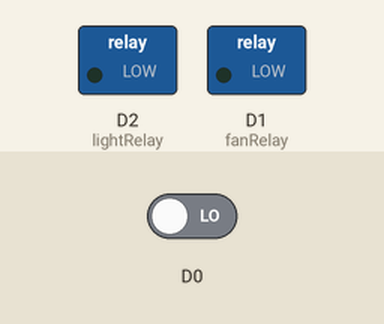
This sketch was run on a simulated ESP8266 (NodeMCU). Shown: switched loads named in the sketch (green lamp = pin HIGH). The inputs (shaded band) are chosen by the test bench; at power-on: D0 LOW.

Above: at 1.2 s.
1.3 s: D0 driven HIGH
At 2.1 s:
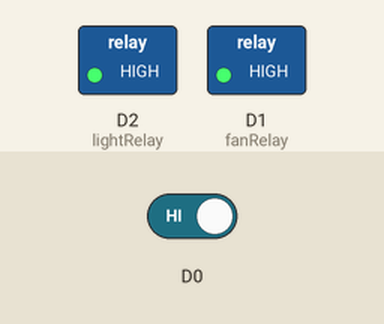
Timing chart, 0 to 4.3 s (numbered marks = the images above; inputs shaded):
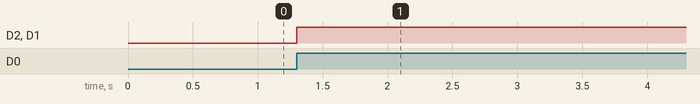

The sketch:

relay.ino
```cpp
const int fanRelay = D1;
const int lightRelay = D2;
void setup()
{
  pinMode (D0, INPUT);
  pinMode(fanRelay,OUTPUT);
  pinMode(lightRelay,OUTPUT);
}
void loop()
{
  int x = digitalRead(D0);

  if(x == 1)
  {
    digitalWrite(lightRelay,HIGH);
    digitalWrite(fanRelay,HIGH);
  }
}
```

Measured:
- after the input at 1.3 s, D2 (lightRelay), D1 (fanRelay): LOW → HIGH at once
